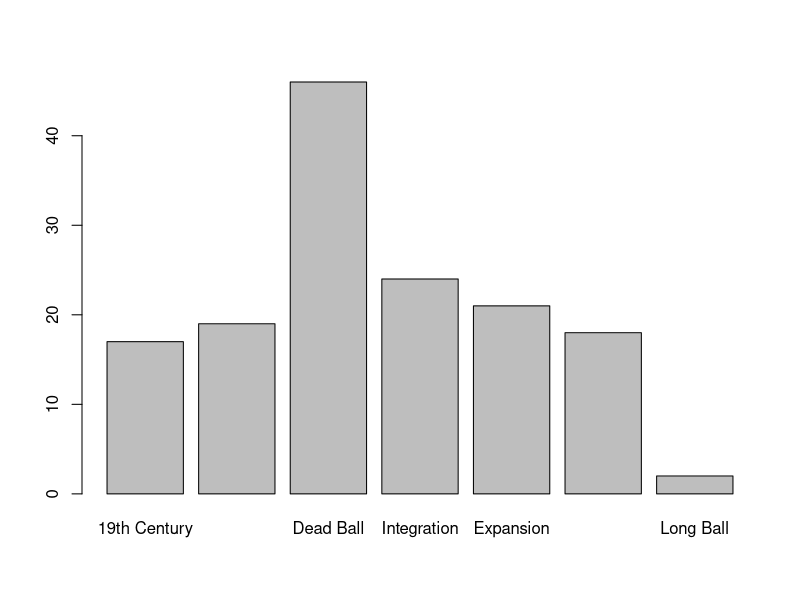
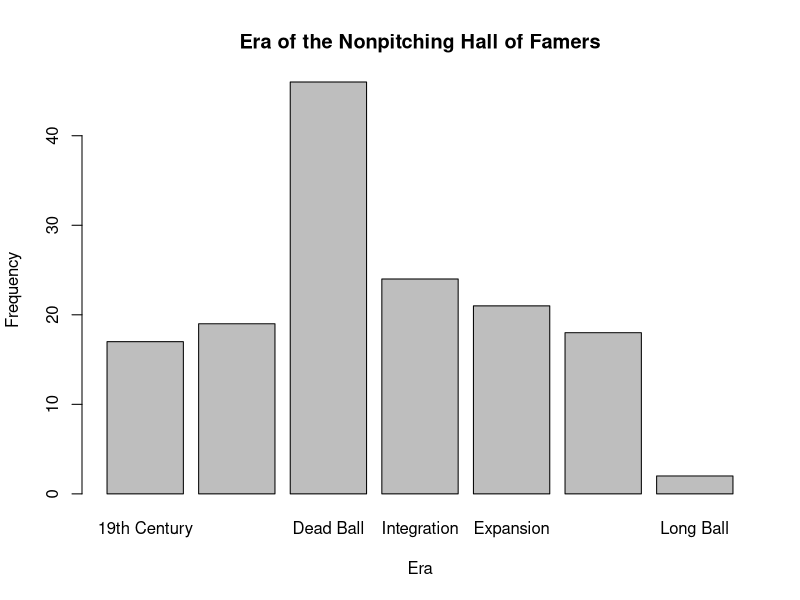
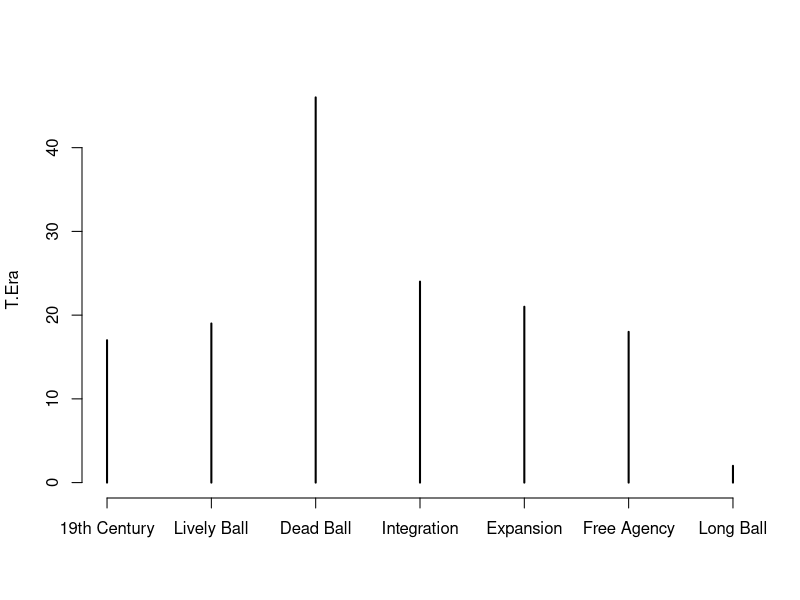
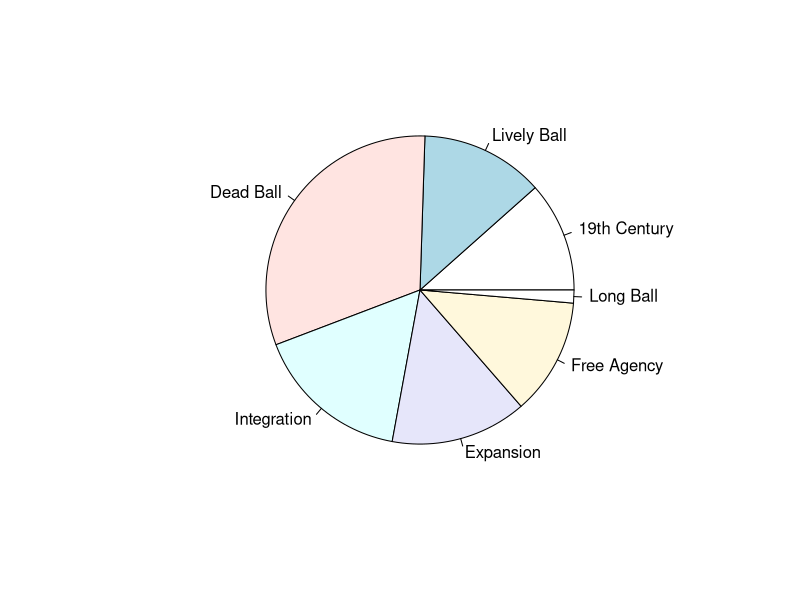
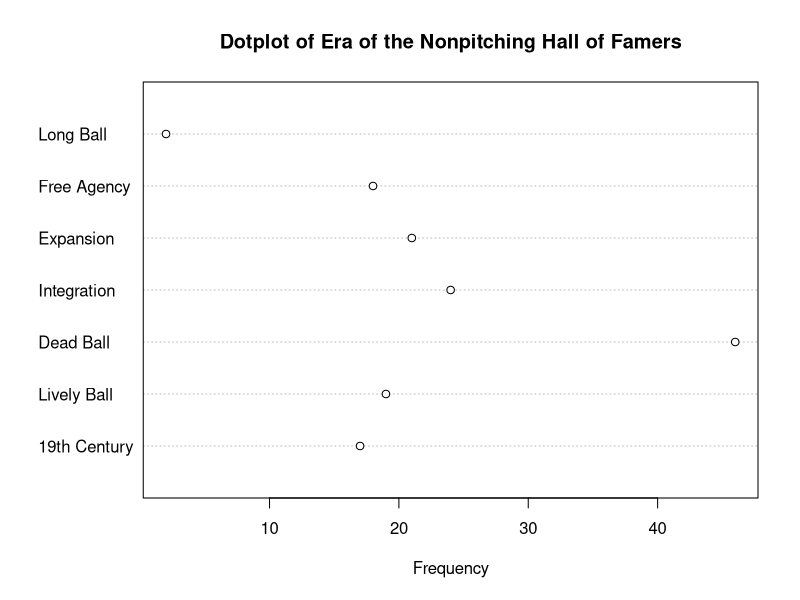
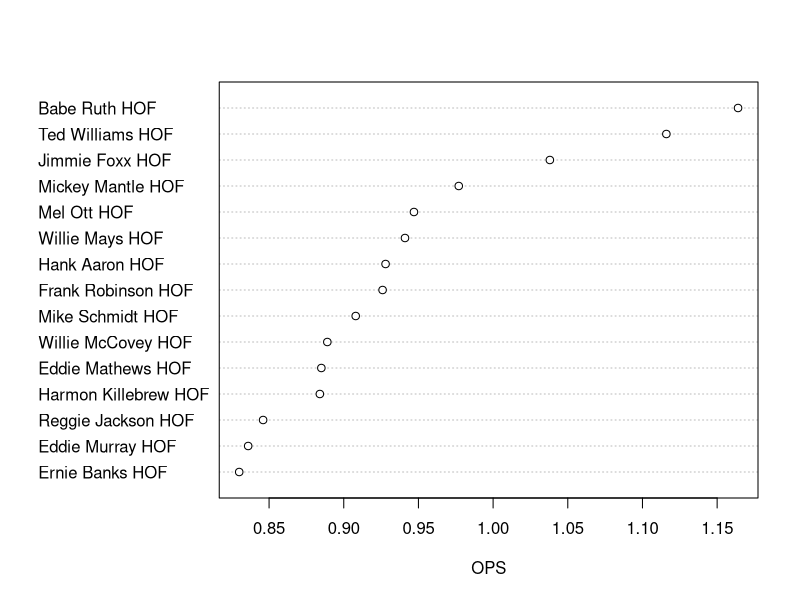
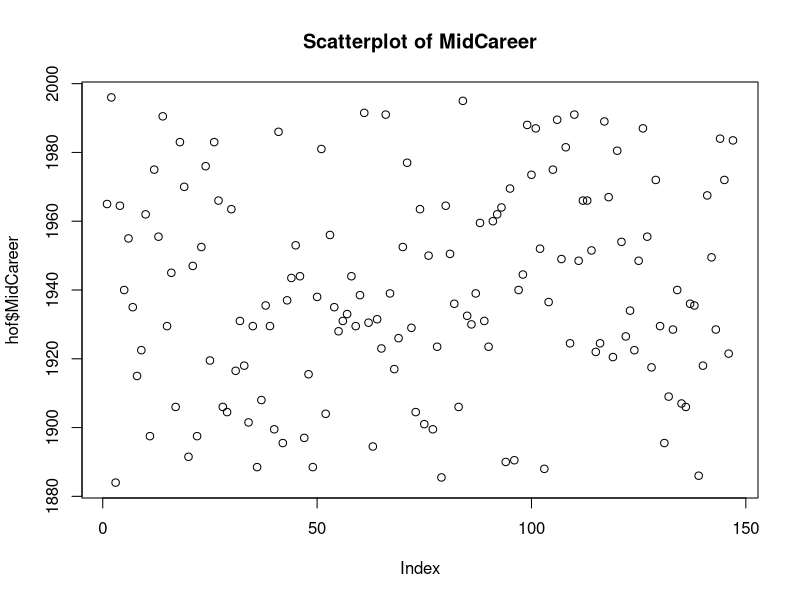
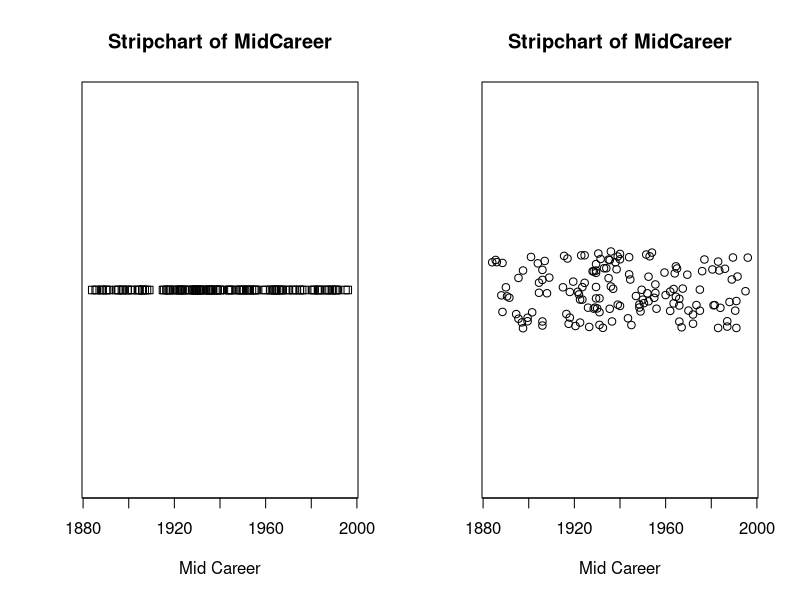

Write the R code that produced these figures, in order.
install.packages("graphics")
library("graphics")

# Read the data frame
##############################################
# Traditional Graphics
# Needs package "graphics"
# Needs datafiles hofbatting.csv, all1998.csv,
#                 fields.csv, retrosheetIDs.csv
#   plus .csv files from the Lahman's database
#         (placed in the "lahman" subfolder)
# 
##############################################

# Section 3.1 Introduction
# change the path
setwd("~/Desktop/Projects/Baseball/data")
hof <- read.csv("hofbatting.csv")

head(hof)
# Create a new factor "era" of baseball: 
# "19th century": up to the 1900 season
# "Dead Ball": 1901 - 1919
# "Lively Ball": 1920 to 1941
# "Integration": 1942 to 1960
# "Expansion": 1961 to 1976
# "Free Agency": 1977 to 1993
# "Long Ball" after 1993

# Create MidCareer
hof$MidCareer <- with(hof, (From + To) / 2)
# Creat Era
hof$Era <- cut(hof$MidCareer,
               breaks = c(1800, 1900, 1919, 1941, 1960, 1976, 1993, 2050),
               labels = c("19th Century", "Lively Ball", "Dead Ball",
                          "Integration", "Expansion", "Free Agency", 
                          "Long Ball"))
head(hof)
str(hof)

table(hof$Era)
T.Era <- table(hof$Era)

barplot(T.Era)
# or add axis
barplot(T.Era, xlab="Era", ylab="Frequency", 
        main="Era of the Nonpitching Hall of Famers")
# bar chart or pie chart
plot(T.Era)
pie(T.Era)


dotchart(as.numeric(T.Era), labels=names(T.Era), xlab="Frequency",main="Dotplot of Era of the Nonpitching Hall of Famers")

# HR: home run
# OPS: On-base plus slugging (OPS) 
# is a sabermetric baseball statistic calculated as 
# the sum of a player's on-base percentage and slugging average.

# Only focus on those whose hr>=500
hof.500 <- subset(hof, HR >= 500)

# OPS in increasing order
hof.500 <- hof.500[order(hof.500$OPS), ]
dotchart(hof.500$OPS, labels=hof.500$X, xlab="OPS")

####################################
# Numeric Variable: Scatterplot, 
# Stripchart (one-dimensional scatterplot) and 
# Histogram
####################################



## Scatter plot



plot(hof$MidCareer,main="Scatterplot of MidCareer")

# "method = jitter" means points are randomly placed in a band over their value
#               this method is helpful when you have multiple plotting symbol 

par(mfrow=c(1,2))
stripchart(hof$MidCareer, xlab="Mid Career", main = "Stripchart of MidCareer")

stripchart(hof$MidCareer, method="jitter", pch=1, 
           xlab="Mid Career", main = "Stripchart of MidCareer")
par(mfrow=c(1,1))

hist(hof$MidCareer, xlab="Mid Career", main="Histogram of MidCareer")


# customize the break
hist(hof$MidCareer, xlab="Mid Career",main="Histogram of MidCareer",
     breaks=seq(1880, 2000, by=10))

hist(hof$MidCareer, xlab="Mid Career", main="Histogram of MidCareer",
     breaks=seq(1880, 2000, by=20))

# Density Curve

d <- density(hof$MidCareer)
plot(d,main = "Density plot of MidCareer")


# Two Numeric Variables

with(hof, plot(MidCareer, OPS,main="OPS vs. MidCareer"))
with(hof, lines(MidCareer, OPS))

# get a smoothing curve to show the general association pattern
with(hof, plot(MidCareer, OPS,main="Scatterplot of OPS vs. MidCareer"))
with(hof, lines(lowess(MidCareer, OPS, f=0.3)))

# f is the smoother span. T
with(hof, lines(lowess(MidCareer, OPS, f=1)))
with(hof, lines(lowess(MidCareer, OPS, f=0.1)))


# use identify to find the extreme value, n= number of points we want to identify
with(hof, identify(MidCareer, OPS, X, n=4))
#... identify points on the plot by mouse-clicking 
#... then press ESC

# or 

plot(hof$MidCareer, hof$OPS,xlab="MidCareer", ylab="OPS",main="OPS vs MidCareer")
lines(lowess(hof$MidCareer, hof$OPS, f=0.3))
identify(hof$MidCareer, hof$OPS, hof$X, n=4)


# generate a plot


with(hof, plot(OBP, SLG))

# Change the range, label and size of points

with(hof, plot(OBP, SLG, xlim=c(0.25, 0.50), 
               ylim=c(0.28, 0.75), pch=19,
               xlab="On Base Percentage",
               ylab="Slugging Percentage"))

# OPS = OBP + SLG

curve(.7 - x, add = T)
curve(.8 - x, add = T)
curve(.9 - x, add = T)
curve(1 - x, add = T)

text(.27,.42, "OPS=0.7")
text(.27,.52, "OPS = 0.8")
text(.27,.62,"OPS=0.9")
text(.27,.72,"OPS = 1.0")






# A Numeric Variable and a Factor Variable

# calculate home run rate
hof$HR.Rate <- with(hof, HR / AB)

stripchart(HR.Rate ~ Era, data=hof, main="Era vs. Home Run Rate ")


# Side-by-side box plot
par()
boxplot(HR.Rate ~ Era, data=hof, 
        horizontal=FALSE, xlab="HR Rate", main = "Era vs. Home Run Rate")


# Save the graph
png("../output/bargraph.png")
boxplot(HR.Rate ~ Era, data=hof, las=2,
        horizontal=FALSE, xlab="HR Rate")
dev.off()

pdf("../output/graphs.pdf")
boxplot(HR.Rate ~ Era, data=hof, las=2,
        horizontal=FALSE, xlab="HR Rate")
dev.off()

